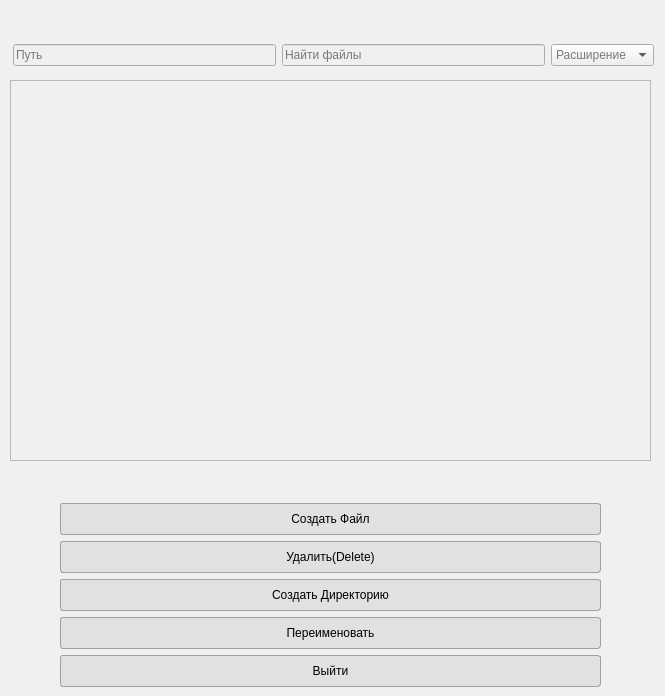
<?xml version="1.0" encoding="UTF-8"?>
<ui version="4.0">
 <class>ManagerFS</class>
 <widget class="QWidget" name="ManagerFS">
  <property name="geometry">
   <rect>
    <x>0</x>
    <y>0</y>
    <width>665</width>
    <height>696</height>
   </rect>
  </property>
  <property name="windowTitle">
   <string>Form</string>
  </property>
  <property name="styleSheet">
   <string notr="true">/* Основной стиль в стиле 7-Zip */
QWidget {
    background-color: #f0f0f0;
    color: #000000;
    font-family: &quot;Segoe UI&quot;, Tahoma, sans-serif;
    font-size: 9pt;
}

/* Стиль для кнопок */
QPushButton {
    background-color: #e1e1e1;
    border: 1px solid #a0a0a0;
    border-radius: 3px;
    padding: 4px 12px;
    font-weight: normal;
    min-width: 60px;
    min-height: 22px;
}

QPushButton:hover {
    background-color: #e8e8e8;
    border: 1px solid #909090;
}

QPushButton:pressed {
    background-color: #d0d0d0;
    border: 1px solid #808080;
}

QPushButton:disabled {
    background-color: #f5f5f5;
    color: #a0a0a0;
    border: 1px solid #d0d0d0;
}

/* Кнопка по умолчанию (акцентная) */
QPushButton[default=&quot;true&quot;] {
    background-color: #0078d4;
    color: white;
    border: 1px solid #005a9e;
}

QPushButton[default=&quot;true&quot;]:hover {
    background-color: #106ebe;
    border: 1px solid #004578;
}

QPushButton[default=&quot;true&quot;]:pressed {
    background-color: #005a9e;
    border: 1px solid #003966;
}

/* Стиль для ListView */
QListView {
    background-color: white;
    border: 1px solid #a0a0a0;
    border-radius: 2px;
    outline: 0;
    padding: 1px;
}

QListView::item {
    background-color: white;
    border: none;
    padding: 2px 4px;
    margin: 1px;
}

QListView::item:hover {
    background-color: #e5f3ff;
}

QListView::item:selected {
    background-color: #0078d4;
    color: white;
}

QListView::item:selected:!active {
    background-color: #e1e1e1;
    color: black;
}

/* Полоса прокрутки */
QScrollBar:vertical {
    background-color: #f0f0f0;
    width: 15px;
    margin: 0px;
}

QScrollBar::handle:vertical {
    background-color: #c0c0c0;
    border-radius: 7px;
    min-height: 20px;
    margin: 2px;
}

QScrollBar::handle:vertical:hover {
    background-color: #a0a0a0;
}

QScrollBar::add-line:vertical, QScrollBar::sub-line:vertical {
    height: 0px;
}

QScrollBar:horizontal {
    background-color: #f0f0f0;
    height: 15px;
    margin: 0px;
}

QScrollBar::handle:horizontal {
    background-color: #c0c0c0;
    border-radius: 7px;
    min-width: 20px;
    margin: 2px;
}

QScrollBar::handle:horizontal:hover {
    background-color: #a0a0a0;
}

QScrollBar::add-line:horizontal, QScrollBar::sub-line:horizontal {
    width: 0px;
}

/* Дополнительные стили для окон и панелей */
QMainWindow {
    background-color: #f0f0f0;
}

QDialog {
    background-color: #f0f0f0;
}

QGroupBox {
    border: 1px solid #c0c0c0;
    border-radius: 3px;
    margin-top: 1ex;
    padding-top: 10px;
    font-weight: bold;
}

QGroupBox::title {
    subcontrol-origin: margin;
    subcontrol-position: top left;
    left: 10px;
    padding: 0 5px;
}
/* Стили для QMenuBar */
QMenuBar {
    background-color: #f0f0f0;
    border-bottom: 1px solid #cccccc;
    padding: 2px;
}

QMenuBar::item {
    background-color: transparent;
    padding: 4px 8px;
    border-radius: 3px;
}

QMenuBar::item:selected {
    background-color: #e0e0e0;
}

QMenuBar::item:pressed {
    background-color: #d0d0d0;
}

/* Стили для QMenu */
QMenu {
    background-color: #ffffff;
    border: 1px solid #cccccc;
    border-radius: 4px;
    padding: 4px;
}

QMenu::item {
    background-color: transparent;
    padding: 4px 16px 4px 8px;
    border-radius: 2px;
}

QMenu::item:selected {
    background-color: #0078d4;
    color: white;
}

QMenu::item:pressed {
    background-color: #106ebe;
}

QMenu::separator {
    height: 1px;
    background-color: #e0e0e0;
    margin: 2px 4px;
}

/* Стили для QWidgetAction (чекбокс в меню) */
QCheckBox {
    spacing: 4px;
    padding: 4px 8px;
}

QCheckBox::indicator {
    width: 13px;
    height: 13px;
}

QCheckBox::indicator:unchecked {
    border: 1px solid #a0a0a0;
    background-color: #ffffff;
    border-radius: 2px;
}

QCheckBox::indicator:unchecked:hover {
    border: 1px solid #707070;
}

QCheckBox::indicator:checked {
    border: 1px solid #0078d4;
    background-color: #0078d4;
    border-radius: 2px;
}

QCheckBox::indicator:checked:hover {
    border: 1px solid #106ebe;
    background-color: #106ebe;
}</string>
  </property>
  <widget class="QWidget" name="gridLayoutWidget">
   <property name="geometry">
    <rect>
     <x>60</x>
     <y>470</y>
     <width>541</width>
     <height>217</height>
    </rect>
   </property>
   <layout class="QGridLayout" name="gridLayout_2">
    <item row="1" column="0">
     <widget class="QPushButton" name="btnCreateFile">
      <property name="text">
       <string>Создать Файл</string>
      </property>
     </widget>
    </item>
    <item row="3" column="0">
     <widget class="QPushButton" name="btnCreate">
      <property name="text">
       <string>Создать Директорию</string>
      </property>
     </widget>
    </item>
    <item row="5" column="0">
     <widget class="QPushButton" name="btnQuit">
      <property name="text">
       <string>Выйти</string>
      </property>
     </widget>
    </item>
    <item row="2" column="0">
     <widget class="QPushButton" name="btnDelete">
      <property name="text">
       <string>Удалить(Delete)</string>
      </property>
     </widget>
    </item>
    <item row="0" column="0">
     <widget class="QLabel" name="statusLabel">
      <property name="text">
       <string/>
      </property>
     </widget>
    </item>
    <item row="4" column="0">
     <widget class="QPushButton" name="btnRename">
      <property name="text">
       <string>Переименовать</string>
      </property>
     </widget>
    </item>
   </layout>
  </widget>
  <widget class="QWidget" name="horizontalLayoutWidget">
   <property name="geometry">
    <rect>
     <x>13</x>
     <y>30</y>
     <width>641</width>
     <height>51</height>
    </rect>
   </property>
   <layout class="QHBoxLayout" name="horizontalLayout">
    <item>
     <widget class="QLineEdit" name="lineEdiFindPath">
      <property name="placeholderText">
       <string>Путь</string>
      </property>
     </widget>
    </item>
    <item>
     <widget class="QLineEdit" name="lineEditFind">
      <property name="placeholderText">
       <string>Найти файлы</string>
      </property>
     </widget>
    </item>
    <item>
     <widget class="QComboBox" name="comboBoxExtisions">
      <property name="placeholderText">
       <string>Расширение</string>
      </property>
     </widget>
    </item>
   </layout>
  </widget>
  <widget class="QTableView" name="tableView">
   <property name="geometry">
    <rect>
     <x>10</x>
     <y>80</y>
     <width>641</width>
     <height>381</height>
    </rect>
   </property>
   <property name="styleSheet">
    <string notr="true">QTableView::item:selected {
    background-color: lightblue; /* Или любой другой оттенок синего */
    color: black; /* Цвет текста при выделении. Можно оставить прежним или изменить на более контрастный */
}

</string>
   </property>
  </widget>
 </widget>
 <resources/>
 <connections/>
</ui>
